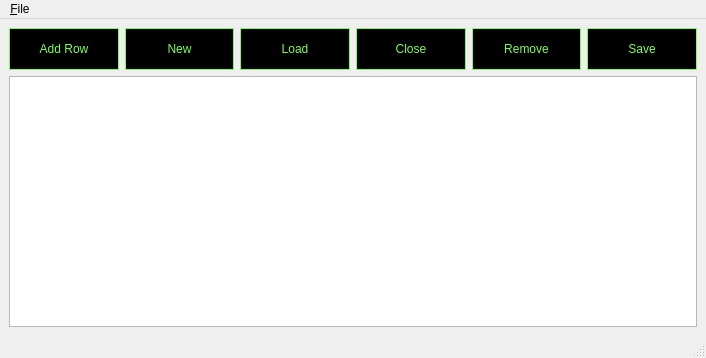
<?xml version="1.0" encoding="UTF-8"?>
<ui version="4.0">
 <class>MainWindow</class>
 <widget class="QMainWindow" name="MainWindow">
  <property name="geometry">
   <rect>
    <x>0</x>
    <y>0</y>
    <width>706</width>
    <height>358</height>
   </rect>
  </property>
  <property name="contextMenuPolicy">
   <enum>Qt::ActionsContextMenu</enum>
  </property>
  <property name="acceptDrops">
   <bool>true</bool>
  </property>
  <property name="windowTitle">
   <string>Phone Numbers</string>
  </property>
  <widget class="QWidget" name="centralwidget">
   <property name="styleSheet">
    <string notr="true">QPushButton {
	color: #7cff54; 
	background-color:black;
	height: 40%;
	width: 100%;
	border: 1px solid #7cff54; 
}
QPushButton:hover {
	color: black;
	background-color:#7cff54;
}
QPushButton:disabled {
	color: rgb(72, 148, 49);
	background-color:gray;
	border-color: 1px solid rgb(72, 148, 49); 
}</string>
   </property>
   <layout class="QGridLayout" name="gridLayout">
    <item row="0" column="2">
     <widget class="QPushButton" name="loadDataButton">
      <property name="styleSheet">
       <string notr="true"/>
      </property>
      <property name="text">
       <string>Load</string>
      </property>
     </widget>
    </item>
    <item row="0" column="5">
     <widget class="QPushButton" name="saveButton">
      <property name="styleSheet">
       <string notr="true"/>
      </property>
      <property name="text">
       <string>Save</string>
      </property>
      <property name="iconSize">
       <size>
        <width>16</width>
        <height>16</height>
       </size>
      </property>
      <property name="autoDefault">
       <bool>false</bool>
      </property>
      <property name="default">
       <bool>false</bool>
      </property>
      <property name="flat">
       <bool>false</bool>
      </property>
     </widget>
    </item>
    <item row="5" column="0" colspan="6">
     <widget class="QTableView" name="phoneNumbers">
      <property name="sizePolicy">
       <sizepolicy hsizetype="MinimumExpanding" vsizetype="MinimumExpanding">
        <horstretch>0</horstretch>
        <verstretch>0</verstretch>
       </sizepolicy>
      </property>
      <property name="maximumSize">
       <size>
        <width>16000</width>
        <height>20000</height>
       </size>
      </property>
      <property name="styleSheet">
       <string notr="true"/>
      </property>
      <property name="verticalScrollBarPolicy">
       <enum>Qt::ScrollBarAsNeeded</enum>
      </property>
      <property name="autoScrollMargin">
       <number>16</number>
      </property>
     </widget>
    </item>
    <item row="0" column="4">
     <widget class="QPushButton" name="removeSelectionButton">
      <property name="styleSheet">
       <string notr="true"/>
      </property>
      <property name="text">
       <string>Remove</string>
      </property>
     </widget>
    </item>
    <item row="0" column="1">
     <widget class="QPushButton" name="newTableButton">
      <property name="styleSheet">
       <string notr="true"/>
      </property>
      <property name="text">
       <string>New</string>
      </property>
     </widget>
    </item>
    <item row="0" column="3">
     <widget class="QPushButton" name="closeButton">
      <property name="styleSheet">
       <string notr="true"/>
      </property>
      <property name="text">
       <string>Close</string>
      </property>
     </widget>
    </item>
    <item row="0" column="0">
     <widget class="QPushButton" name="addRowButton">
      <property name="styleSheet">
       <string notr="true"/>
      </property>
      <property name="text">
       <string>Add Row</string>
      </property>
     </widget>
    </item>
   </layout>
  </widget>
  <widget class="QMenuBar" name="menubar">
   <property name="geometry">
    <rect>
     <x>0</x>
     <y>0</y>
     <width>706</width>
     <height>24</height>
    </rect>
   </property>
   <property name="contextMenuPolicy">
    <enum>Qt::ActionsContextMenu</enum>
   </property>
   <property name="defaultUp">
    <bool>false</bool>
   </property>
   <widget class="QMenu" name="menu_File">
    <property name="title">
     <string>&amp;File</string>
    </property>
    <addaction name="actionNew"/>
    <addaction name="actionOpen"/>
    <addaction name="actionClose"/>
   </widget>
   <addaction name="menu_File"/>
  </widget>
  <widget class="QStatusBar" name="statusbar"/>
  <action name="actionNew">
   <property name="text">
    <string>New</string>
   </property>
  </action>
  <action name="actionOpen">
   <property name="text">
    <string>Open</string>
   </property>
  </action>
  <action name="actionClose">
   <property name="text">
    <string>Close</string>
   </property>
  </action>
 </widget>
 <resources/>
 <connections/>
</ui>
